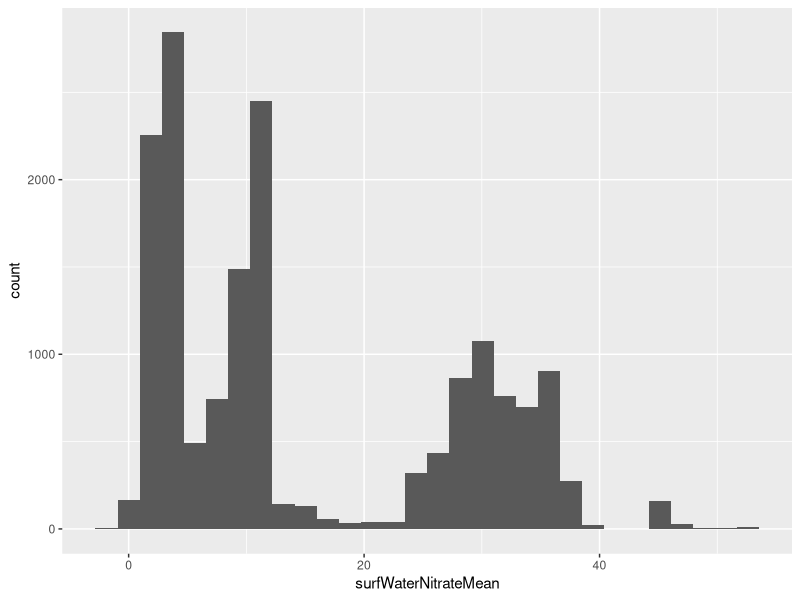
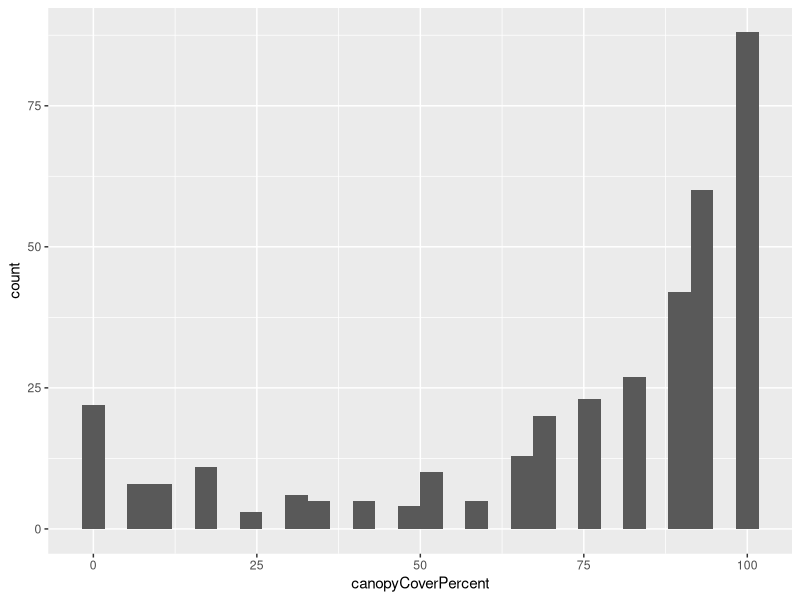
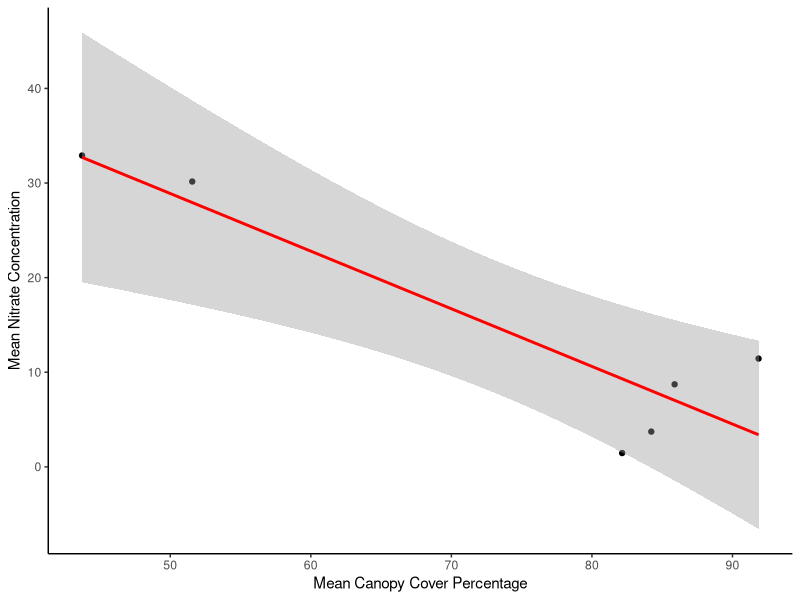
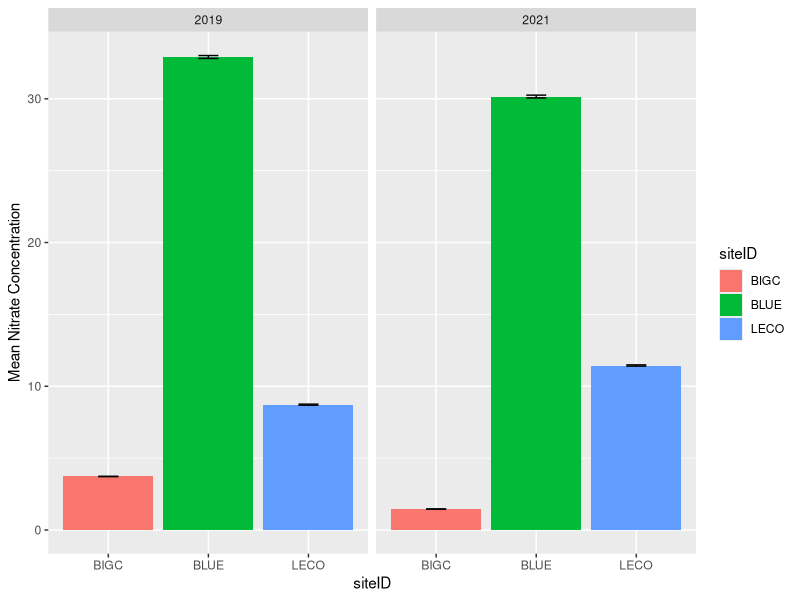
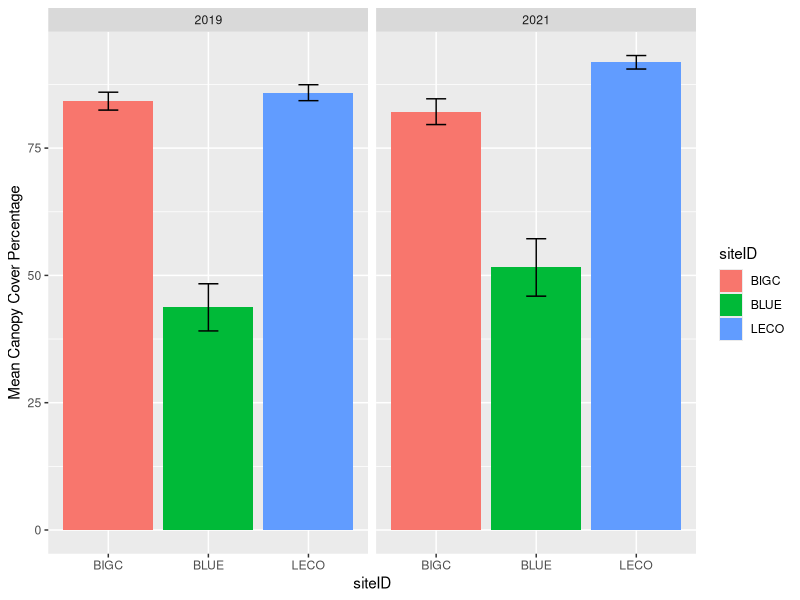

Write R code to recreate these figures, in order. (Note: this script raises an error after producing the figures.)
## ---- chunk 1
knitr::opts_chunk$set(echo = TRUE)
## ---- chunk 2

#In Chunk 2, we're loading in the packages necessary to manipulate and process our data for further analysis.

library(dplyr)
library(tidyr)
library(ggplot2)
library(readr)
library(lubridate)

## ---- chunk 3

#In Chunk 3, we're loading all of the raw NEON data sets that we're going to be using in our project, so that they're immediately accessible and available within the .rmd. Additionally, we're tagging each with an appropriate siteID (derived from the NEON site wherein the data was collected) and a year (derived from the year within which the data was collected). 

# (Note: Each set of data is preceded by a textual title (example: #BIGC_2019) to facilitate any necessary navigation).


#BIGC_2019

Nitrate_BIGC_2019 <-read_csv("../Data/Processed/BIGC (CA-D17)/BIGC_NEON_nitrate-surfacewater/NEON.D17.BIGC.DP1.20033.001.102.100.015.NSW_15_minute.2019-07.basic.20221201T190523Z.csv") %>% 
  mutate(siteID="BIGC", year=2019)

VegCover_BIGC_2019 <- read_csv("../Data/Processed/BIGC (CA-D17)/BIGC_NEON_cover-veg-riparian/NEON.D17.BIGC.DP1.20191.001.rip_percentComposition.2019-07.basic.20230112T002213Z.csv") %>% 
  mutate(siteID="BIGC", year=2019)


#BIGC_2021

Nitrate_BIGC_2021 <-read_csv("../Data/Processed/BIGC (CA-D17)/BIGC_NEON_nitrate-surfacewater/NEON.D17.BIGC.DP1.20033.001.102.100.015.NSW_15_minute.2021-08.basic.20221201T175835Z.csv") %>% 
  mutate(siteID="BIGC", year=2021)

VegCover_BIGC_2021 <- read_csv("../Data/Processed/BIGC (CA-D17)/BIGC_NEON_cover-veg-riparian/NEON.D17.BIGC.DP1.20191.001.rip_percentComposition.2021-08.basic.20230112T001807Z.csv") %>% 
  mutate(siteID="BIGC", year=2021)


#BLUE_2019

Nitrate_BLUE_2019 <-read_csv("../Data/Processed/BLUE (OK-D11)/BLUE_NEON_nitrate-surfacewater/NEON.D11.BLUE.DP1.20033.001.112.100.015.NSW_15_minute.2019-06.basic.20221201T045009Z.csv") %>% 
  mutate(siteID="BLUE", year=2019)

VegCover_BLUE_2019 <-read_csv("../Data/Processed/BLUE (OK-D11)/BLUE_NEON_cover-veg-riparian/NEON.D11.BLUE.DP1.20191.001.rip_percentComposition.2019-06.basic.20230112T002006Z.csv") %>% 
  mutate(siteID="BLUE", year=2019)


#BLUE_2021

Nitrate_BLUE_2021 <-read_csv("../Data/Processed/BLUE (OK-D11)/BLUE_NEON_nitrate-surfacewater/NEON.D11.BLUE.DP1.20033.001.112.100.015.NSW_15_minute.2021-06.basic.20221201T013159Z.csv") %>% 
  mutate(siteID="BLUE", year=2021)

VegCover_BLUE_2021 <-read_csv("../Data/Processed/BLUE (OK-D11)/BLUE_NEON_cover-veg-riparian/NEON.D11.BLUE.DP1.20191.001.rip_percentComposition.2021-06.basic.20230112T002305Z.csv") %>% 
  mutate(siteID="BLUE", year=2021)


#LECO_2019

Nitrate_LECO_2019 <-read_csv("../Data/Processed/LECO (TN-D07)/LECO_NEON_nitrate-surfacewater/NEON.D07.LECO.DP1.20033.001.102.100.015.NSW_15_minute.2019-09.basic.20221208T002007Z.csv") %>% 
  mutate(siteID="LECO", year=2019)

VegCover_LECO_2019 <-read_csv("../Data/Processed/LECO (TN-D07)/LECO_NEON_cover-veg-riparian/NEON.D07.LECO.DP1.20191.001.rip_percentComposition.2019-09.basic.20230112T001930Z.csv") %>% 
  mutate(siteID="LECO", year=2019)


#LECO_2021

Nitrate_LECO_2021 <-read_csv("../Data/Processed/LECO (TN-D07)/LECO_NEON_nitrate-surfacewater/NEON.D07.LECO.DP1.20033.001.112.100.015.NSW_15_minute.2021-09.basic.20221208T012753Z.csv") %>% 
  mutate(siteID="LECO", year=2021)

VegCover_LECO_2021 <-read_csv("../Data/Processed/LECO (TN-D07)/LECO_NEON_cover-veg-riparian/NEON.D07.LECO.DP1.20191.001.rip_percentComposition.2021-09.basic.20230112T002003Z.csv") %>% 
  mutate(siteID="LECO", year=2021)


## ---- chunk 4

#In Chunk 4, all of the extraneous data from the raw data sheets is being excised, and the data pertaining to our project is being consolidated into multiple formats in order to facilitate further analysis and manipulation. These are detailed in pre-code titles below, but generally speaking, we are creating a data frame containing all of the 'surfWaterNitrateMean' data from the Nitrate_Surfacewater NEON data sheets and a separate frame containing all of the 'canopyCoverPercent' data from the Cover_Veg_Riparian NEON data sheets (these will be used in the creation of two single-variable histograms). We're then creating mean data for each of these consolidated data frames (grouped by siteID and year) before finally left_joining these mean data to create a summarized master data frame.


#Nitrate Data Consolidation (Total, then mean surfWaterNitrateMean grouped by SiteID and year)
Nitrate_Combined <- bind_rows(Nitrate_BIGC_2019, Nitrate_BIGC_2021, Nitrate_BLUE_2019, Nitrate_BLUE_2021, Nitrate_LECO_2019, Nitrate_LECO_2021)

Mean_Nitrate_Combined <- Nitrate_Combined %>% 
  drop_na() %>% 
  group_by(siteID, year) %>% 
  summarize(mean_conc_nitrate = mean(surfWaterNitrateMean), standard_error_N = sd(surfWaterNitrateMean/sqrt(n())))


#VegCover Data Consolidation (Total, then mean canopyCoverPercent grouped by SiteID and year)
VegCover_Combined <- bind_rows(VegCover_BIGC_2019, VegCover_BIGC_2021, VegCover_BLUE_2019, VegCover_BLUE_2021, VegCover_LECO_2019, VegCover_LECO_2021)

Mean_VegCover_Combined <- VegCover_Combined %>% 
  group_by(siteID, year) %>% 
  summarize(mean_veg_cover = mean(canopyCoverPercent), standard_error_V = sd(canopyCoverPercent/sqrt(n())))


#Summary Data Frame (with corresponding mean values)
Master_Data_Frame <- left_join(Mean_Nitrate_Combined, Mean_VegCover_Combined)



#Raw 'surfWaterNitrateMean' and 'canopyCoverPercent' columns for Histogram
Total_Nitrate_Conc_Combined <- Nitrate_Combined %>% 
  drop_na() %>% 
  select(surfWaterNitrateMean)

Total_VegCover_Combined <- VegCover_Combined %>% 
  select(canopyCoverPercent)


## ---- chunk 5

# In Chunk 5, we're using the data frames containing the compiled 'surfWaterNitrateMean' and 'canopyCoverPercent' columns to create two single-variable histograms, each representative of one of our two continuous variables (both our response and our predictor variable). These histograms will give us a better understanding of the distribution of our variable values, which could help us to draw more accurate conclusions about the relationships we're observing down the line (as well as help us to explain any potential anomalies that arise).


Total_Nitrate_Conc_Combined %>%
  ggplot(aes(x=surfWaterNitrateMean))+
  geom_histogram()

Total_VegCover_Combined %>%
  ggplot(aes(x=canopyCoverPercent))+
  geom_histogram()


## ---- chunk 6

#In Chunk 6, we are creating data frames containing the summarized data necessary for visualization and analysis, specifically to facilitate the creation of figures by making all of the pertinent data immediately available in a single data frame. (Note: Much of this code is the same as that contained in Chunk 4; for the purposes of our project, it made sense to summarize our data prior to compilation, and as such, much of it already exists in a grouped and summarized format).


#Nitrate Data Consolidation (Total, then mean surfWaterNitrateMean grouped by SiteID and year)
Nitrate_Combined <- bind_rows(Nitrate_BIGC_2019, Nitrate_BIGC_2021, Nitrate_BLUE_2019, Nitrate_BLUE_2021, Nitrate_LECO_2019, Nitrate_LECO_2021)

Mean_Nitrate_Combined <- Nitrate_Combined %>% 
  drop_na() %>% 
  group_by(siteID, year) %>% 
  summarize(mean_conc_nitrate = mean(surfWaterNitrateMean), standard_error_N = sd(surfWaterNitrateMean/sqrt(n())))


#VegCover Data Consolidation (Total, then mean canopyCoverPercent grouped by SiteID and year)
VegCover_Combined <- bind_rows(VegCover_BIGC_2019, VegCover_BIGC_2021, VegCover_BLUE_2019, VegCover_BLUE_2021, VegCover_LECO_2019, VegCover_LECO_2021)

Mean_VegCover_Combined <- VegCover_Combined %>% 
  group_by(siteID, year) %>%
  summarize(mean_veg_cover = mean(canopyCoverPercent), standard_error_V = sd(canopyCoverPercent/sqrt(n())))


#Summary Data Frame (with corresponding mean values)
Master_Data_Frame <- left_join(Mean_Nitrate_Combined, Mean_VegCover_Combined) %>% 
  rename(`Mean Nitrate Concentration` = mean_conc_nitrate) %>% 
  rename(`Mean Canopy Cover Percentage` = mean_veg_cover)

## ---- chunk 7

#In Chunk 7, we're visualizing our data using a scatter-plot equipped with a linear trendline in order to i) perform an analysis of our project data for interpretation and ii) to provide a standard visual of the collected data for potential readers. 

#Scatter Plot
Master_Data_Frame %>%
  ggplot(aes(x=`Mean Canopy Cover Percentage`, y=`Mean Nitrate Concentration`))+
  geom_point()+
  geom_smooth(method ="lm", color = "red")+
  theme_classic()


## ---- chunk 8

#In Chunk 8, we're visualizing our data using two separate bar-plots. The first represents the mean nitrate concentration (mean_conc_nitrate) separated by siteID (distinguishable by color) and faceted by year. The second represents the mean vegetation percent coverage (mean_veg_cover), also separated by siteID and faceted by year. These graphs are meant to provide an easily-interpreted visual for each respective measure to i) supplement our analysis and interpretation of our project data and ii) to provide a standard visual of the collected data for potential readers.


# Mean Nitrate Concentration by Site Bar Graph (Figure 2)
Master_Data_Frame %>%
  drop_na()%>%
  group_by(siteID, year)%>%
  ggplot(aes(x=siteID, y=`Mean Nitrate Concentration`, fill = siteID))+
  geom_col(position="dodge")+
  geom_errorbar(aes(ymin = `Mean Nitrate Concentration` - standard_error_N, ymax = `Mean Nitrate Concentration` + standard_error_N), width = .2)+
  facet_wrap("year")

#Mean Vegetation Cover Percentage by Site Bar Graph (Figure 3)
Master_Data_Frame %>%
  drop_na()%>%
  group_by(siteID, year)%>%
  ggplot(aes(x=siteID, y=`Mean Canopy Cover Percentage`, fill = siteID))+
  geom_col(position="dodge")+
  geom_errorbar(aes(ymin = `Mean Canopy Cover Percentage` - standard_error_V, ymax = `Mean Canopy Cover Percentage` + standard_error_V), width = .2)+
  facet_wrap("year")


## ---- chunk 9

#In Chunk 9, we're conducting a statistical analysis (specifically, a linear regression with an additional correlation value calculation) of our primary figure, the scatter-plot equipped with a trendline constructed in Chunk 7. We've done this both to determine whether or not there was a statistically-significant relationship between vegetation coverage percentage (as a proxy for density) and water nitrate concentration and to determine whether or not the conduct of our research met the assumptions for a regression test.


#Linear Model
Linear_Model <- lm(mean_conc_nitrate~mean_veg_cover, data = Master_Data_Frame)
summary(Linear_Model)
plot(Linear_Model)

#Additional Resource: Correlation Value
cor(x = Master_Data_Frame$mean_veg_cover, y = Master_Data_Frame$mean_conc_nitrate)

